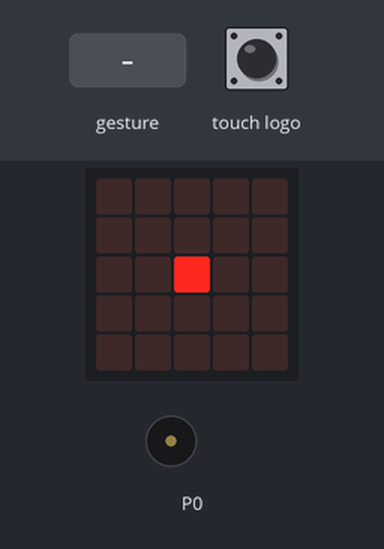
Bench run of a program on a simulated BBC micro:bit (MakeCode). On the bench: the board's 5×5 LED display, buzzer (waves = sounding). Inputs (shaded band) come from the test bench. A tilt is held for 1.5 s and a shake lasts 1 s, then the board lies face up again.

Above: at 1.6 s.
1.7 s: gesture 'shake'
At 2.3 s:
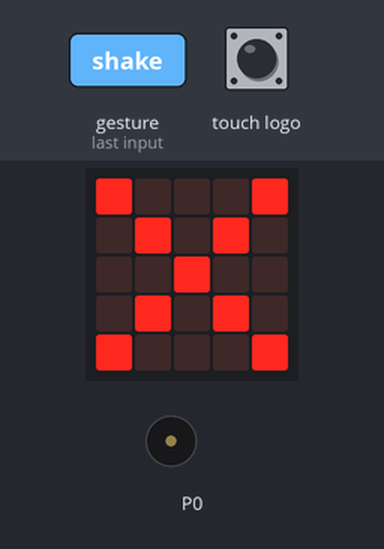
At 2.9 s:
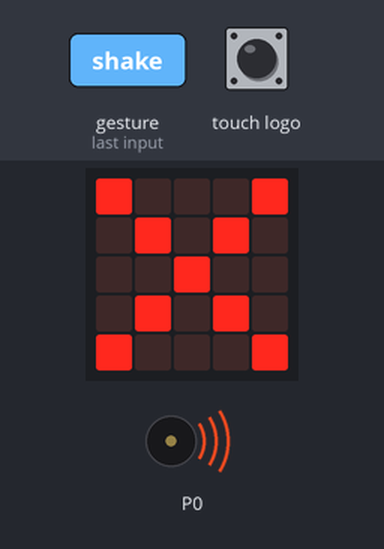
4.5 s: touch logo pressed for 0.15 s
At 4.83 s:
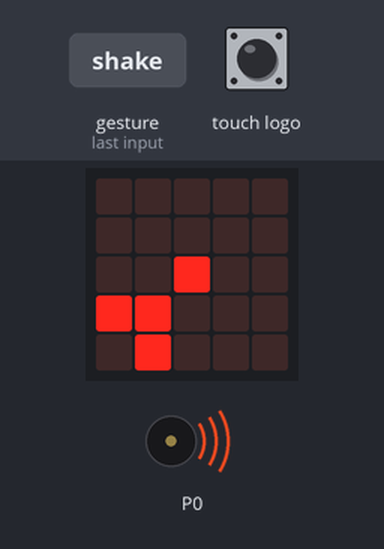
5.2 s: touch logo pressed for 0.15 s
Timing chart, 0 to 14.6 s (numbered marks = the images above; inputs shaded):
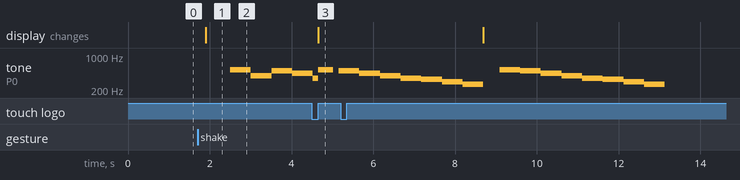

Measured:
- after the input at 1.7 s, tone on P0: silent → 523 Hz after 0.80 s, → 392 Hz 0.51 s later, → 494 Hz 0.51 s later, → 440 Hz 0.51 s later; the display: changes after 0.20 s (image 1)
- after the input at 4.5 s, the display: changes after 0.15 s (image 3)

The program:

main.ts
```typescript
input.onGesture(Gesture.Shake, function () {
    basic.showIcon(IconNames.No)
    music.playMelody("C5 G B A F A C5 B ", 120)
    basic.showLeds(`
        . . . . .
        . . . . .
        . . # . .
        # # . . .
        . # . . .
        `)
})
input.onLogoEvent(TouchButtonEvent.Pressed, function () {
    music.playMelody("C5 B A G F E D C ", 120)
    basic.showLeds(`
        . . . . .
        . . . . .
        . . # . .
        . . . . .
        . . . . .
        `)
})
basic.showLeds(`
    . . . . .
    . . . . .
    . . # . .
    . . . . .
    . . . . .
    `)
```

test.ts
```typescript
// 在這裡測試；當此封包作為擴充功能時，將不會編譯此內容。
```
